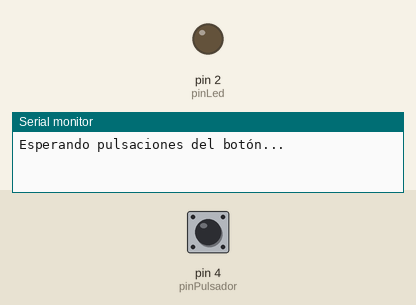
A sketch run on a simulated Arduino Uno, built with avr-gcc and run on an emulated ATmega328P. Shown: output pins drawn as LEDs (lit = HIGH), the last lines printed to the serial monitor. The test bench sets the inputs (shaded band); at power-on: pin 4 (pinPulsador) LOW.

Above: at 1.2 s.
1.3 s: pin 4 (pinPulsador) pulled HIGH for 0.15 s
2.9 s: pin 4 (pinPulsador) pulled HIGH for 1 s
At 3.9 s:
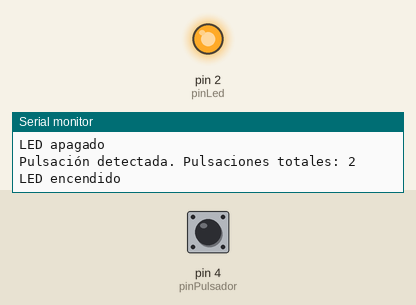
5.4 s: pin 4 (pinPulsador) pulled HIGH for 3.2 s
At 5.9 s:
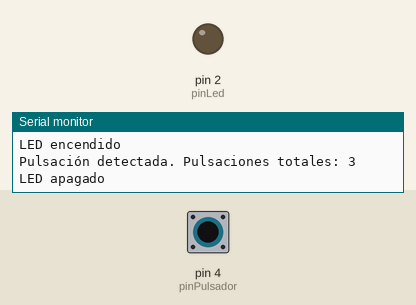
Timing chart, 0 to 8.4 s (numbered marks = the images above; inputs shaded):
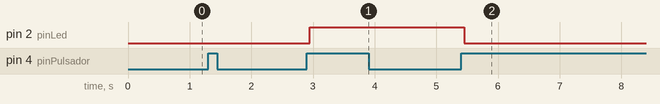

The sketch:

intento_2.ino
```cpp
int pinPulsador = 4;
int pinLed = 2;
int pulsaciones = 0; // Variable para contar las pulsaciones del pulsador

void setup() {
  pinMode(pinPulsador, INPUT);
  pinMode(pinLed, OUTPUT);

  Serial.begin(9600); // Iniciar comunicación serial a 9600 baudios
  Serial.println("Esperando pulsaciones del botón...");
}

void loop() {
  // Leer el estado actual del pulsador
  int estadoPulsador = digitalRead(pinPulsador);

  // Verificar si el pulsador ha sido presionado (flanco ascendente)
  if (estadoPulsador == HIGH) {
    // Esperar un breve momento para evitar rebotes
    delay(50);

    // Verificar nuevamente el estado del pulsador después del delay
    estadoPulsador = digitalRead(pinPulsador);

    if (estadoPulsador == HIGH) {
      pulsaciones++; // Incrementar el contador de pulsaciones

      // Imprimir mensaje en el monitor serial
      Serial.print("Pulsación detectada. Pulsaciones totales: ");
      Serial.println(pulsaciones);

      // Si el número de pulsaciones es par, encender el LED; si es impar, apagar el LED
      if (pulsaciones % 2 == 0) {
        digitalWrite(pinLed, HIGH);
        Serial.println("LED encendido");
      } else {
        digitalWrite(pinLed, LOW);
        Serial.println("LED apagado");
      }
    }

    // Esperar a que el botón se suelte antes de aceptar otra pulsación
    while (digitalRead(pinPulsador) == HIGH) {
      delay(10); // Pequeño delay para evitar lecturas falsas
    }
  }
}
```

Measured:
- after the input at 2.9 s, pin 2 (pinLed): LOW → HIGH after 0.05 s
- after the input at 5.4 s, pin 2 (pinLed): HIGH → LOW after 0.05 s
